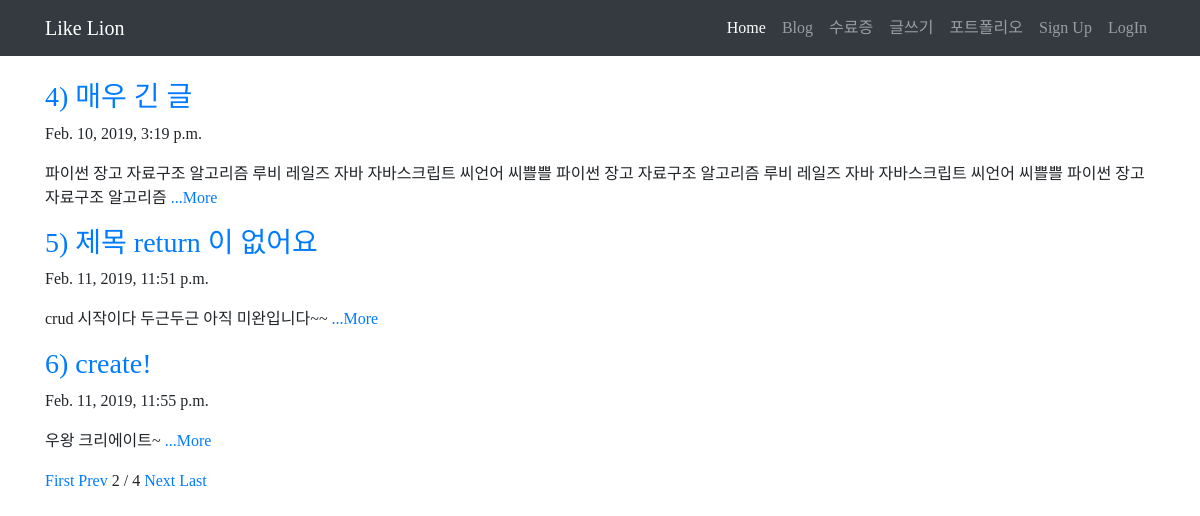
Screenshot of /?page=2 with the database file from the repository.
### blog/models.py (models this page shows, shortened)
class Blog(models.Model):
    title=models.CharField(max_length=200)
    pub_date = models.DateTimeField('date published')
    body = models.TextField()
    def summary(self):
        return self.body[:100]

### blog/views.py (the view)
# urls.py: path('',blog.views.home, name='home'),
def home(request):
    blogs=Blog.objects
    blog_list = Blog.objects.all()
    paginator = Paginator(blog_list, 3)
    page = request.GET.get('page')
    posts=paginator.get_page(page)
    return render(request, 'home.html', {'blogs':blogs, 'posts':posts})

### blog/templates/home.html
{% extends 'base.html' %}
{% block contents %}
<body>
    <br>
          {% for blog in posts %}
            <div class="container">
                <a href="{% url 'detail' blog.id %}">
                <h3>{{blog.id}}) {{blog.title}}</h3>
                </a>
                <p>{{blog.pub_date}}</p>
                <p>{{blog.summary}}
                    <a href="{% url 'detail' blog.id %}">...More</a>
                </p>
            </div>
        {% endfor %}
        <div class="container">
        {% if posts.has_previous %}
        <a href="?page=1">First</a>
        <a href="?page={{poes.previous_page_number}}">Prev</a>
        {% endif %}
        <span>{{posts.number}}</span>
        <span> / </span>
        <span>{{posts.paginator.num_pages}}</span>
        {% if posts.has_next %}
        <a href="?page={{posts.next_page_number}}">Next</a>
        <a href="?page={{posts.paginator.num_pages}}">Last</a>
        {% endif %}
        </div>
    </body>
{% endblock %}

### blog/templates/base.html (style rules this page uses)
* { font-family: 'S-CoreDream-3Light' }

### rows the page displays
Blog: id "4", title "매우 긴 글", pub_date "Feb. 10, 2019, 3:19 p.m.", summary "파이썬 장고 자료구조 알고리즘 루비 레일즈 자바 자바스크립트 씨언어 씨쁠쁠 파이썬 장고 자료구조 알고리즘 루비 레일즈 자바 자바스크립트 씨언어 씨쁠쁠 파이썬 장고 자료구조 알고리즘"
Blog: id "5", title "제목 return 이 없어요", pub_date "Feb. 11, 2019, 11:51 p.m.", summary "crud 시작이다 두근두근 아직 미완입니다~~"
Blog: id "6", title "create!", pub_date "Feb. 11, 2019, 11:55 p.m.", summary "우왕 크리에이트~"

### other values shown
{{ posts.number }} "2"
{{ posts.paginator.num_pages }} "4"
